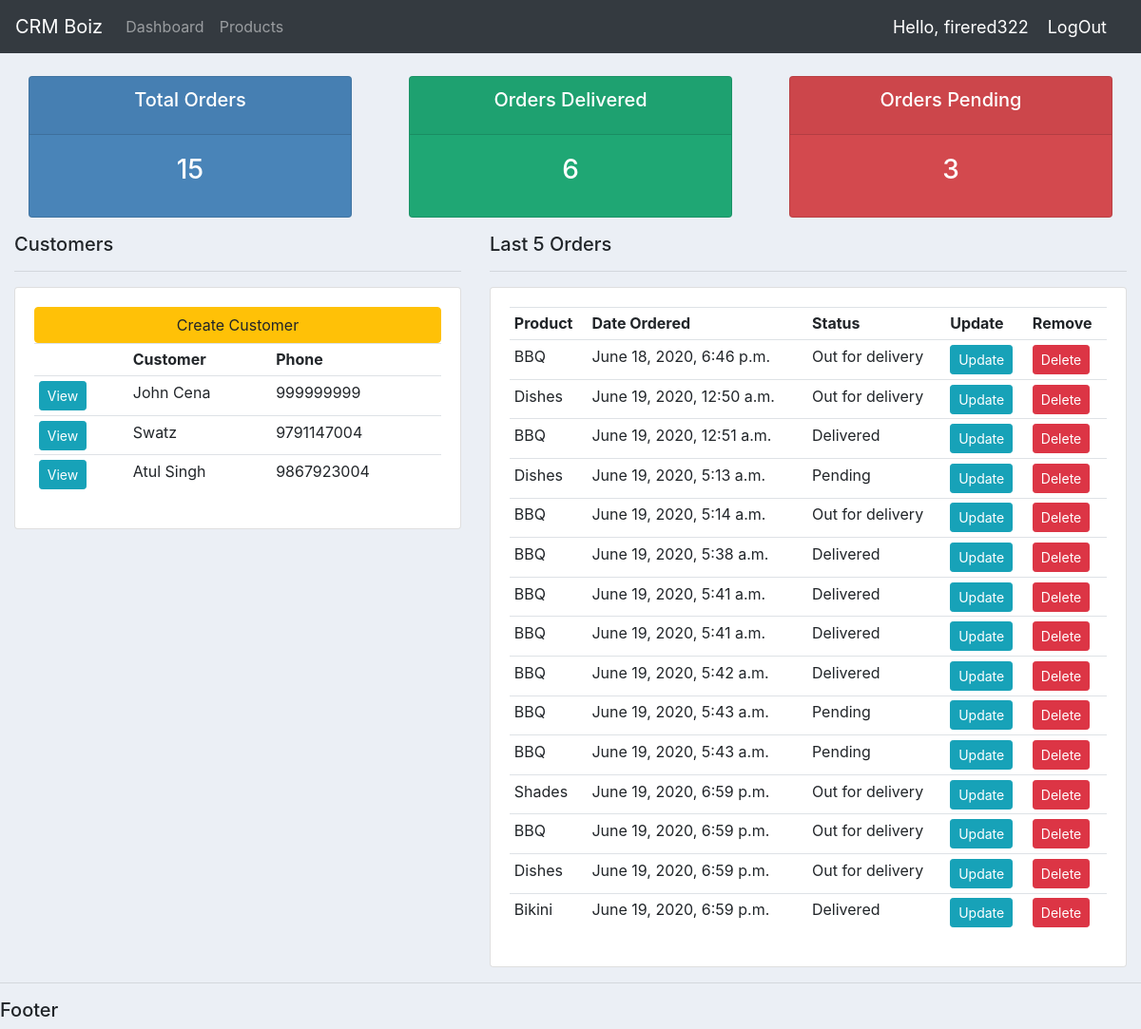
The app's page / (signed in) with its own data.
### accounts/models.py (models this page shows, shortened)
class Customer(models.Model):
    name = models.CharField(max_length=200, null=True)
    phone = models.CharField(max_length=200, null=True)
    email = models.CharField(max_length=200, null=True)
    date_created = models.DateTimeField(auto_now_add=True)

class Order(models.Model):
    STATUS = (
        ('Pending', 'Pending'),
        ('Out for delivery', 'Out for delivery'),
        ('Delivered', 'Delivered')
    )
    customer = models.ForeignKey(
        Customer, null=True, on_delete=models.SET_NULL)
    product = models.ForeignKey(Product, null=True, on_delete=models.SET_NULL)
    status = models.CharField(max_length=200, null=True, choices=STATUS)
    date_created = models.DateTimeField(auto_now_add=True)

class Product(models.Model):
    CATEGORY = (
        ('Indoor', 'Indoor'),
        ('Outdoor', 'Outdoor')
    )
    tags = models.ManyToManyField(Tag)
    name = models.CharField(max_length=200, null=True)
    price = models.FloatField(null=True)
    category = models.CharField(max_length=200, null=True, choices=CATEGORY)
    description = models.CharField(max_length=200, null=True, blank=True)
    date_created = models.DateTimeField(auto_now_add=True)
    def __str__(self):
        return self.name

### accounts/views.py (the view)
# urls.py: path('', views.home, name="home"),
@login_required(login_url='login')
def home(request):
    orders = Order.objects.all()
    customers = Customer.objects.all()
    total_customers = customers.count()
    total_orders = orders.count()
    orders_delivered = orders.filter(status="Delivered").count()
    orders_pending = orders.filter(status="Pending").count()
    context = {'orders': orders, 'customers': customers, 'total_orders': total_orders,
               'orders_delivered': orders_delivered, 'orders_pending': orders_pending}
    return render(request, 'accounts/dashboard.html', context)

### accounts/templates/accounts/dashboard.html (shortened to what this page needs)
{% extends 'accounts/main.html' %}
{% block content %}
{% include 'accounts/status.html' %}
<div class="row">
  <div class="col-md-5">
    <h5>Customers</h5>
    <hr />
    <div class="card card-body">
      <a href="#" class="btn btn-warning">Create Customer</a>
      <table class="table table-sm">
        <tr>
          <th></th>
          <th>Customer</th>
          <th>Phone</th>
        </tr>
        {% for customer in customers %}
          <tr>
            <td><a class="btn btn-sm btn-info" href="{% url 'customer' customer.id %}">View</a></td>
            <td>{{ customer.name }}</td>
            <td>{{ customer.phone }}</td>
          </tr>
        {% endfor %}
      </table>
    </div>
  </div>
  <div class="col-md-7">
    <h5>Last 5 Orders</h5>
    <hr />
    <div class="card card-body">
      <table class="table table-sm">
        <tr>
          <th>Product</th>
          <th>Date Ordered</th>
          <th>Status</th>
          <th>Update</th>
          <th>Remove</th>
        </tr>
        {% for order in orders %}
          <tr>
            <td>{{ order.product }}</td>
            <td>{{ order.date_created }}</td>
            <td>{{ order.status }}</td>
            <td><a class="btn btn-sm btn-info" href="{% url 'update_order' order.id %}">Update</a></td>
            <td><a class="btn btn-sm btn-danger" href="{% url 'delete_order' order.id %}">Delete</a></td>
          </tr>
        {% endfor %}
      </table>
    </div>
  </div>
</div>
{% endblock %}

### accounts/templates/accounts/navbar.html (shortened to what this page needs)
{% load static %}
<nav class="navbar navbar-expand-lg navbar-dark bg-dark">
  <a class="navbar-brand" href="{% url 'home' %}">CRM Boiz</a>
  <div class="collapse navbar-collapse" id="navbarNav">
    <ul class="navbar-nav">
      <li class="nav-item">
        <a class="nav-link" href="{% url 'home' %}">Dashboard</a>
      </li>
      <li class="nav-item">
        <a class="nav-link" href="{% url 'products' %}">Products</a>
      </li>
    </ul>
  </div>
  <span class="hello-msg">Hello, {{request.user}}</span>
  <span><a class="hello-msg" href={%url 'logout'%}>LogOut</a></span>
</nav>

### accounts/templates/accounts/main.html (style rules this page uses)
body { background-color: #ebeff5; }

### accounts/templates/accounts/navbar.html (style rules this page uses)
.hello-msg { color: white; font-size: 18px; margin-right: 20px; }

### records on screen
Customer: name "John Cena", phone "999999999"
Customer: name "Swatz", phone "9791147004"
Customer: name "Atul Singh", phone "9867923004"
Order: product "BBQ", date_created "June 18, 2020, 6:46 p.m.", status "Out for delivery"
Order: product "Dishes", date_created "June 19, 2020, 12:50 a.m.", status "Out for delivery"
Order: product "BBQ", date_created "June 19, 2020, 12:51 a.m.", status "Delivered"
Order: product "Dishes", date_created "June 19, 2020, 5:13 a.m.", status "Pending"
Order: product "BBQ", date_created "June 19, 2020, 5:14 a.m.", status "Out for delivery"
Order: product "BBQ", date_created "June 19, 2020, 5:38 a.m.", status "Delivered"
Order: product "BBQ", date_created "June 19, 2020, 5:41 a.m.", status "Delivered"
Order: product "BBQ", date_created "June 19, 2020, 5:41 a.m.", status "Delivered"
Order: product "BBQ", date_created "June 19, 2020, 5:42 a.m.", status "Delivered"
Order: product "BBQ", date_created "June 19, 2020, 5:43 a.m.", status "Pending"
Order: product "BBQ", date_created "June 19, 2020, 5:43 a.m.", status "Pending"
Order: product "Shades", date_created "June 19, 2020, 6:59 p.m.", status "Out for delivery"
Order: product "BBQ", date_created "June 19, 2020, 6:59 p.m.", status "Out for delivery"
Order: product "Dishes", date_created "June 19, 2020, 6:59 p.m.", status "Out for delivery"
Order: product "Bikini", date_created "June 19, 2020, 6:59 p.m.", status "Delivered"

### other values on screen
{{ request.user }} "firered322"
{{ total_orders }} "15"
{{ orders_delivered }} "6"
{{ orders_pending }} "3"
